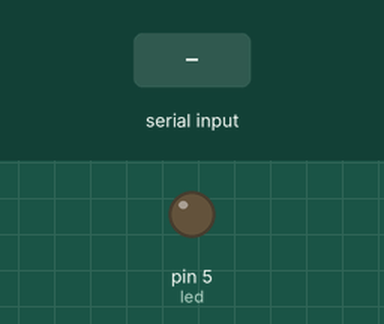
A sketch run on a simulated Arduino Uno, built with avr-gcc and run on an emulated ATmega328P. On the bench: output pins drawn as LEDs (lit = HIGH). Inputs (shaded band) come from the test bench.

Above: at 1.2 s.
1.3 s: "1" received over Serial
At 1.6 s:
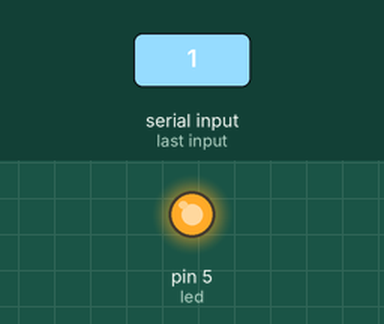
2.8 s: "0" received over Serial
At 4.0 s:
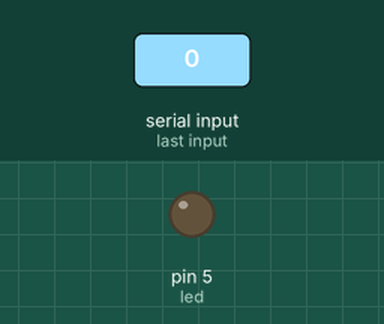
Timing chart, 0 to 5.8 s (numbered marks = the images above; inputs shaded):
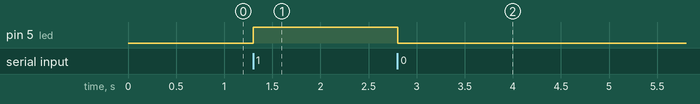

Measured:
- after the input at 1.3 s, pin 5 (led): LOW → HIGH at once
- after the input at 2.8 s, pin 5 (led): HIGH → LOW at once

The sketch:

only_led.ino
```cpp
uint8_t led = 5;
char data;

void setup()
{
    pinMode(led, OUTPUT);
    Serial.begin(9600);
}

void loop()
{
    if (Serial.available() > 0)
    {
        data = Serial.read();
    }
    switch (data)
    {
    case '1':
        digitalWrite(led, HIGH);
        break;

    case '0':
        digitalWrite(led, LOW);
        break;

    default:
        break;
    }

    delay(10);
}
```
